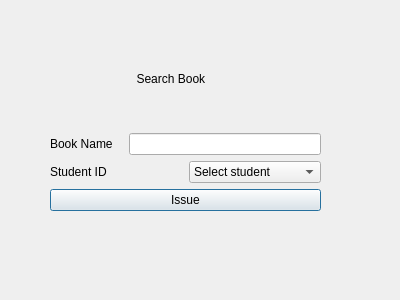
<?xml version="1.0" encoding="UTF-8"?>
<ui version="4.0">
 <class>searchbook</class>
 <widget class="QDialog" name="searchbook">
  <property name="geometry">
   <rect>
    <x>0</x>
    <y>0</y>
    <width>400</width>
    <height>300</height>
   </rect>
  </property>
  <property name="windowTitle">
   <string>Dialog</string>
  </property>
  <widget class="QWidget" name="layoutWidget">
   <property name="geometry">
    <rect>
     <x>50</x>
     <y>30</y>
     <width>271</width>
     <height>181</height>
    </rect>
   </property>
   <layout class="QVBoxLayout" name="verticalLayout_2">
    <item>
     <layout class="QVBoxLayout" name="verticalLayout">
      <item>
       <widget class="QLabel" name="label">
        <property name="text">
         <string>                          Search Book</string>
        </property>
       </widget>
      </item>
      <item>
       <layout class="QHBoxLayout" name="horizontalLayout">
        <item>
         <widget class="QLabel" name="label_2">
          <property name="text">
           <string>Book Name   </string>
          </property>
         </widget>
        </item>
        <item>
         <widget class="QLineEdit" name="lineEdit_bookname"/>
        </item>
       </layout>
      </item>
     </layout>
    </item>
    <item>
     <layout class="QHBoxLayout" name="horizontalLayout_2">
      <item>
       <widget class="QLabel" name="label_3">
        <property name="text">
         <string>Student ID</string>
        </property>
       </widget>
      </item>
      <item>
       <widget class="QComboBox" name="comboBox_student">
        <item>
         <property name="text">
          <string>Select student</string>
         </property>
        </item>
       </widget>
      </item>
     </layout>
    </item>
    <item>
     <widget class="QPushButton" name="pushButton_searchbook">
      <property name="text">
       <string>Issue</string>
      </property>
     </widget>
    </item>
   </layout>
  </widget>
 </widget>
 <resources/>
 <connections/>
</ui>
